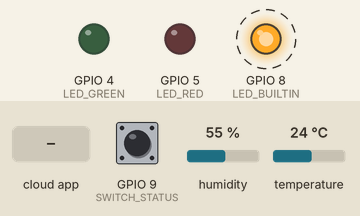
This program was run on a simulated ESP32-C3. Parts: output pins drawn as LEDs (lit = HIGH). Dashed ring = blinking. The inputs (shaded band) are chosen by the test bench; at power-on: GPIO 9 (SWITCH_STATUS) HIGH, humidity 55 %, temperature 24 °C. WiFi joins after 1.5 s; servers stay silent unless stated; what the program prints to the serial monitor is not drawn.

Above: at 2.8 s.
2.9 s: the phone or cloud app sets ledRed to 1
At 4.1 s:
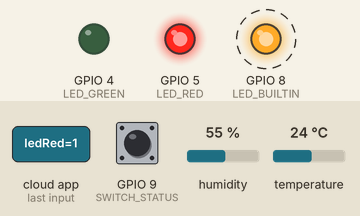
6.4 s: the phone or cloud app sets ledGreen to 1
At 7.1 s:
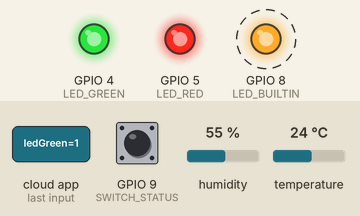
9.9 s: the phone or cloud app sets ledRed to 0
At 11.1 s:
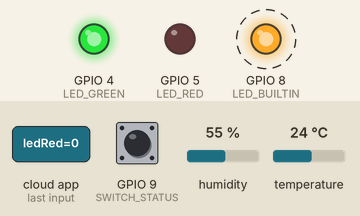
13.4 s: the phone or cloud app sets ledGreen to 0
At 14.47 s:
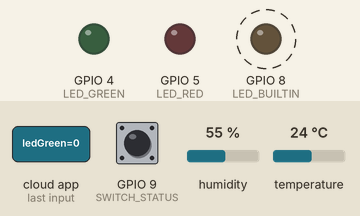
Timing chart, 0 to 18.1 s (numbered marks = the images above; inputs shaded):
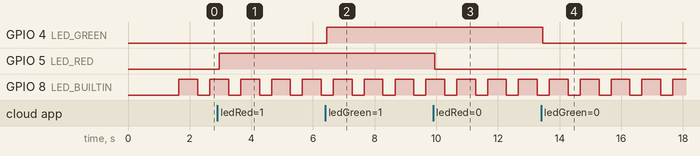

The program:

main.cpp
```cpp
#include <Arduino.h>
#include <WiFi.h>
#include <DHTesp.h>
#include <Ticker.h>
#include <Firebase_ESP_Client.h>
#include <ArduinoJson.h>

#define LED_GREEN 4
#define LED_RED 5
#define SWITCH_STATUS 9
#define DHT_PIN 6

DHTesp dht;

// Firebase data
#define FIREBASE_HOST "https://iot2024-a1310-default-rtdb.asia-southeast1.firebasedatabase.app/"
#define FIREBASE_AUTH "X4NqPkKfDEArr6ig77ZwVFJmJN1ZptOS1eDYemqg"
FirebaseData fbdo;
FirebaseConfig fbConfig;
FirebaseData fbdoStream;

void onTimer1Sec()
{
  digitalWrite(LED_BUILTIN, HIGH);
  int nStatus = digitalRead(SWITCH_STATUS);
  float humidity = dht.getHumidity();
  float temperature = dht.getTemperature();
  // Serial.printf("[%7d] Temperature: %.1f C, Humidity: %.1f %%, SwitchStatus: %d \r\n",
  //    millis()/1000, temperature, humidity, nStatus);
  Firebase.RTDB.setFloat(&fbdo, "/sensors/temperature", temperature);
  Firebase.RTDB.setFloat(&fbdo, "/sensors/humidity", humidity);
  Firebase.RTDB.setInt(&fbdo, "/sensors/switch", nStatus);
  Firebase.RTDB.setInt(&fbdo, "/sensors/currentMillis", millis());
  digitalWrite(LED_BUILTIN, LOW);
}

bool WiFi_Connect(int nRetry=7)
{
  WiFi.begin("Wokwi-GUEST", "");
  Serial.print("Connecting to WiFi.");

  for (int i=0; i<nRetry && (WiFi.status() != WL_CONNECTED); i++)
  {
    delay(500);
    Serial.print(".");
  }
  Serial.println("Connected");
  Serial.print("IP address: ");
  Serial.println(WiFi.localIP());
  return (WiFi.status() == WL_CONNECTED);
}

void onFirebaseStream(FirebaseStream data)
{
  Serial.printf("onFirebaseStream: %s %s %s %s\r\n", data.streamPath().c_str(),
              data.dataPath().c_str(), data.dataType().c_str(),
              data.stringData().c_str());

  if (data.dataPath() == "/" && data.dataType() == "json")
  {
    StaticJsonDocument<256> jsonDoc;
    DeserializationError error = deserializeJson(jsonDoc,  data.stringData());
    if (!error)
    {
      int nLedRed = jsonDoc["ledRed"];
      int nLedGreen = jsonDoc["ledGreen"];
      digitalWrite(LED_RED, nLedRed);
      digitalWrite(LED_GREEN, nLedGreen);
      Serial.printf("Received JSON data: ledRed=%d, ledGreen=%d\r\n", nLedRed, nLedGreen);
    }
    else
    {
      Serial.println("Failed to parse JSON data");
    }
  }
  else if (data.dataType() == "int")
  {
    if (data.dataPath() == "/ledRed")
      digitalWrite(LED_RED, data.intData());

    if (data.dataPath() == "/ledGreen")
      digitalWrite(LED_GREEN, data.intData());
  }
}

void Firebase_Init(const String& streamPath, int nMaxRetry=10)
{
  FirebaseAuth fbAuth;
  fbConfig.host = FIREBASE_HOST;
  fbConfig.signer.tokens.legacy_token = FIREBASE_AUTH;
  Firebase.begin(&fbConfig, &fbAuth);
  Firebase.reconnectWiFi(true);
  fbdo.setResponseSize(1024);
  Firebase.RTDB.setwriteSizeLimit(&fbdo, "small");
  for (int i=0; i<nMaxRetry && !Firebase.ready(); i++)
  {
    Serial.println("Connecting to Firebase...");
    delay(1000);
  }
  if (Firebase.ready())
  {
    Serial.println("Connected to Firebase");
    if (Firebase.RTDB.beginStream(&fbdoStream, streamPath))
    {
      Serial.println("Stream started");
      Firebase.RTDB.setStreamCallback(&fbdoStream, onFirebaseStream, 0);
    }
    else
    {
      Serial.println("Failed to start stream: " + fbdoStream.errorReason());
    }
  }
  else
  {
    Serial.println("Failed to connect to Firebase");
  }
}

void setup() {
  pinMode(LED_BUILTIN, OUTPUT);
  pinMode(LED_GREEN, OUTPUT);
  pinMode(LED_RED, OUTPUT);
  pinMode(SWITCH_STATUS, INPUT_PULLUP);
  dht.setup(DHT_PIN, DHTesp::DHT22);
  Serial.begin(115200);
  WiFi_Connect();
  Firebase_Init("/cmd");
}

long lastMillis = 0;
void loop() {
  if (millis() - lastMillis > 1000)
  {
    lastMillis = millis();
    onTimer1Sec();
  }
}
```

Measured:
- after the input at 2.9 s, GPIO 5 (LED_RED): LOW → HIGH after 0.05 s
- after the input at 6.4 s, GPIO 4 (LED_GREEN): LOW → HIGH after 0.05 s
- after the input at 9.9 s, GPIO 5 (LED_RED): HIGH → LOW after 0.05 s
- after the input at 13.4 s, GPIO 4 (LED_GREEN): HIGH → LOW after 0.05 s
- by itself, GPIO 8 (LED_BUILTIN): alternates HIGH for 0.61 s and LOW for 0.39 s
